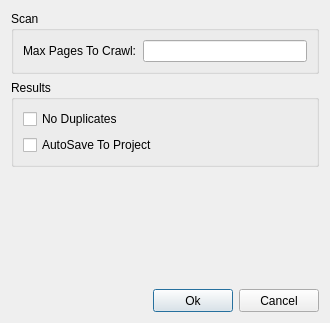
<?xml version="1.0" encoding="UTF-8"?>
<ui version="4.0">
 <class>PassiveConfigDialog</class>
 <widget class="QDialog" name="PassiveConfigDialog">
  <property name="geometry">
   <rect>
    <x>0</x>
    <y>0</y>
    <width>330</width>
    <height>323</height>
   </rect>
  </property>
  <property name="minimumSize">
   <size>
    <width>330</width>
    <height>0</height>
   </size>
  </property>
  <property name="windowTitle">
   <string>Scan Configuration</string>
  </property>
  <property name="windowIcon">
   <iconset>
    <normaloff>.</normaloff>.</iconset>
  </property>
  <layout class="QVBoxLayout" name="verticalLayout_3">
   <item>
    <widget class="QGroupBox" name="groupBoxScan">
     <property name="font">
      <font>
       <weight>50</weight>
       <bold>false</bold>
      </font>
     </property>
     <property name="title">
      <string>Scan</string>
     </property>
     <layout class="QVBoxLayout" name="verticalLayout">
      <item>
       <layout class="QHBoxLayout" name="horizontalLayout_2">
        <item>
         <widget class="QLabel" name="label_4">
          <property name="minimumSize">
           <size>
            <width>100</width>
            <height>0</height>
           </size>
          </property>
          <property name="text">
           <string>Max Pages To Crawl:</string>
          </property>
         </widget>
        </item>
        <item>
         <widget class="QLineEdit" name="lineEditMaxPages"/>
        </item>
       </layout>
      </item>
     </layout>
    </widget>
   </item>
   <item>
    <widget class="QGroupBox" name="groupBoxResults">
     <property name="title">
      <string>Results</string>
     </property>
     <layout class="QVBoxLayout" name="verticalLayout_4">
      <item>
       <widget class="QCheckBox" name="checkBoxNoDuplicates">
        <property name="text">
         <string>No Duplicates</string>
        </property>
       </widget>
      </item>
      <item>
       <widget class="QCheckBox" name="checkBoxAutosave">
        <property name="text">
         <string>AutoSave To Project</string>
        </property>
       </widget>
      </item>
     </layout>
    </widget>
   </item>
   <item>
    <spacer name="verticalSpacer">
     <property name="orientation">
      <enum>Qt::Vertical</enum>
     </property>
     <property name="sizeHint" stdset="0">
      <size>
       <width>20</width>
       <height>40</height>
      </size>
     </property>
    </spacer>
   </item>
   <item>
    <layout class="QHBoxLayout" name="horizontalLayout_5">
     <item>
      <spacer name="horizontalSpacer">
       <property name="orientation">
        <enum>Qt::Horizontal</enum>
       </property>
       <property name="sizeHint" stdset="0">
        <size>
         <width>40</width>
         <height>20</height>
        </size>
       </property>
      </spacer>
     </item>
     <item>
      <widget class="QPushButton" name="buttonOk">
       <property name="minimumSize">
        <size>
         <width>75</width>
         <height>23</height>
        </size>
       </property>
       <property name="text">
        <string>Ok</string>
       </property>
      </widget>
     </item>
     <item>
      <widget class="QPushButton" name="buttonCancel">
       <property name="minimumSize">
        <size>
         <width>75</width>
         <height>23</height>
        </size>
       </property>
       <property name="text">
        <string>Cancel</string>
       </property>
      </widget>
     </item>
    </layout>
   </item>
  </layout>
 </widget>
 <resources/>
 <connections/>
</ui>
